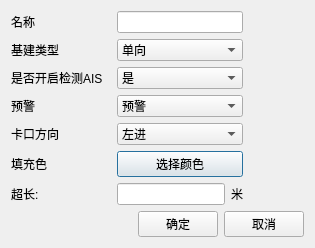
<?xml version="1.0" encoding="UTF-8"?>
<ui version="4.0">
 <class>CardMouthInfoDialog</class>
 <widget class="QDialog" name="CardMouthInfoDialog">
  <property name="geometry">
   <rect>
    <x>0</x>
    <y>0</y>
    <width>315</width>
    <height>234</height>
   </rect>
  </property>
  <property name="windowTitle">
   <string>新增卡口线</string>
  </property>
  <layout class="QVBoxLayout" name="verticalLayout">
   <item>
    <layout class="QHBoxLayout" name="horizontalLayout_3">
     <item>
      <layout class="QGridLayout" name="gridLayout">
       <item row="0" column="0">
        <widget class="QLabel" name="label_24">
         <property name="text">
          <string>名称</string>
         </property>
        </widget>
       </item>
       <item row="0" column="1">
        <widget class="QLineEdit" name="nameLineEdit"/>
       </item>
       <item row="1" column="0">
        <widget class="QLabel" name="label_18">
         <property name="text">
          <string>基建类型</string>
         </property>
        </widget>
       </item>
       <item row="1" column="1">
        <widget class="QComboBox" name="typeComboBox">
         <item>
          <property name="text">
           <string>单向</string>
          </property>
         </item>
         <item>
          <property name="text">
           <string>双向</string>
          </property>
         </item>
        </widget>
       </item>
       <item row="2" column="0">
        <widget class="QLabel" name="label_25">
         <property name="text">
          <string>是否开启检测AIS</string>
         </property>
        </widget>
       </item>
       <item row="2" column="1">
        <widget class="QComboBox" name="aisComboBox">
         <item>
          <property name="text">
           <string>是</string>
          </property>
         </item>
         <item>
          <property name="text">
           <string>否</string>
          </property>
         </item>
        </widget>
       </item>
       <item row="3" column="0">
        <widget class="QLabel" name="label_19">
         <property name="text">
          <string>预警</string>
         </property>
        </widget>
       </item>
       <item row="3" column="1">
        <widget class="QComboBox" name="warningComboBox">
         <item>
          <property name="text">
           <string>预警</string>
          </property>
         </item>
         <item>
          <property name="text">
           <string>非预警</string>
          </property>
         </item>
        </widget>
       </item>
       <item row="4" column="0">
        <widget class="QLabel" name="label_20">
         <property name="text">
          <string>卡口方向</string>
         </property>
        </widget>
       </item>
       <item row="4" column="1">
        <widget class="QComboBox" name="enterStatusComboBox">
         <item>
          <property name="text">
           <string>左进</string>
          </property>
         </item>
         <item>
          <property name="text">
           <string>右进</string>
          </property>
         </item>
        </widget>
       </item>
       <item row="5" column="0">
        <layout class="QHBoxLayout" name="horizontalLayout_2">
         <item>
          <widget class="QLabel" name="label_17">
           <property name="text">
            <string>填充色</string>
           </property>
          </widget>
         </item>
         <item>
          <widget class="QLabel" name="colorLabel">
           <property name="minimumSize">
            <size>
             <width>23</width>
             <height>0</height>
            </size>
           </property>
           <property name="maximumSize">
            <size>
             <width>23</width>
             <height>16777215</height>
            </size>
           </property>
           <property name="text">
            <string/>
           </property>
          </widget>
         </item>
        </layout>
       </item>
       <item row="5" column="1">
        <widget class="QPushButton" name="colorPushButton">
         <property name="text">
          <string>选择颜色</string>
         </property>
        </widget>
       </item>
       <item row="6" column="0">
        <widget class="QLabel" name="label_22">
         <property name="minimumSize">
          <size>
           <width>100</width>
           <height>0</height>
          </size>
         </property>
         <property name="text">
          <string>超长:</string>
         </property>
        </widget>
       </item>
       <item row="6" column="1">
        <layout class="QHBoxLayout" name="horizontalLayout">
         <item>
          <widget class="QLineEdit" name="overlengthLineEdit"/>
         </item>
         <item>
          <widget class="QLabel" name="label_23">
           <property name="text">
            <string>米</string>
           </property>
          </widget>
         </item>
        </layout>
       </item>
      </layout>
     </item>
     <item>
      <spacer name="horizontalSpacer">
       <property name="orientation">
        <enum>Qt::Horizontal</enum>
       </property>
       <property name="sizeHint" stdset="0">
        <size>
         <width>40</width>
         <height>20</height>
        </size>
       </property>
      </spacer>
     </item>
    </layout>
   </item>
   <item>
    <layout class="QHBoxLayout" name="horizontalLayout_21">
     <item>
      <spacer name="horizontalSpacer_21">
       <property name="orientation">
        <enum>Qt::Horizontal</enum>
       </property>
       <property name="sizeHint" stdset="0">
        <size>
         <width>40</width>
         <height>20</height>
        </size>
       </property>
      </spacer>
     </item>
     <item>
      <widget class="QPushButton" name="comfirmButton">
       <property name="text">
        <string>确定</string>
       </property>
      </widget>
     </item>
     <item>
      <widget class="QPushButton" name="cancelButton">
       <property name="text">
        <string>取消</string>
       </property>
      </widget>
     </item>
    </layout>
   </item>
  </layout>
 </widget>
 <resources/>
 <connections/>
</ui>
